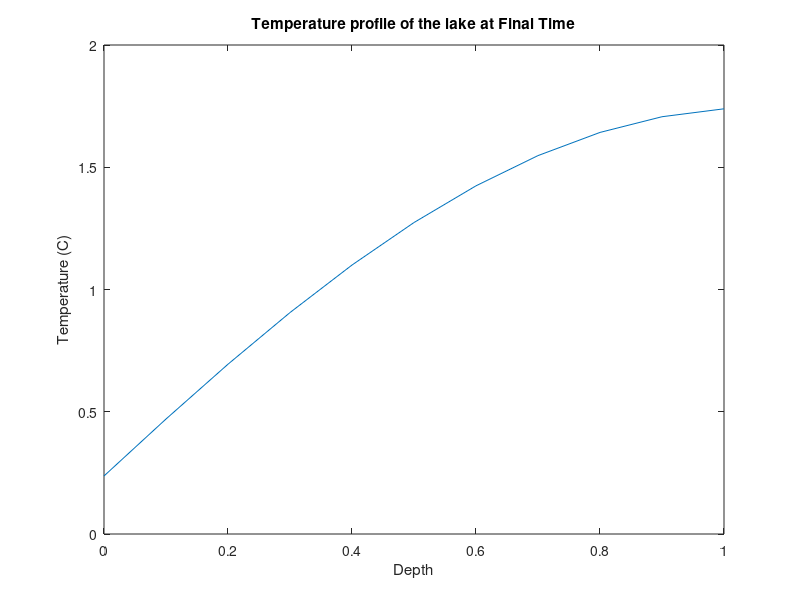
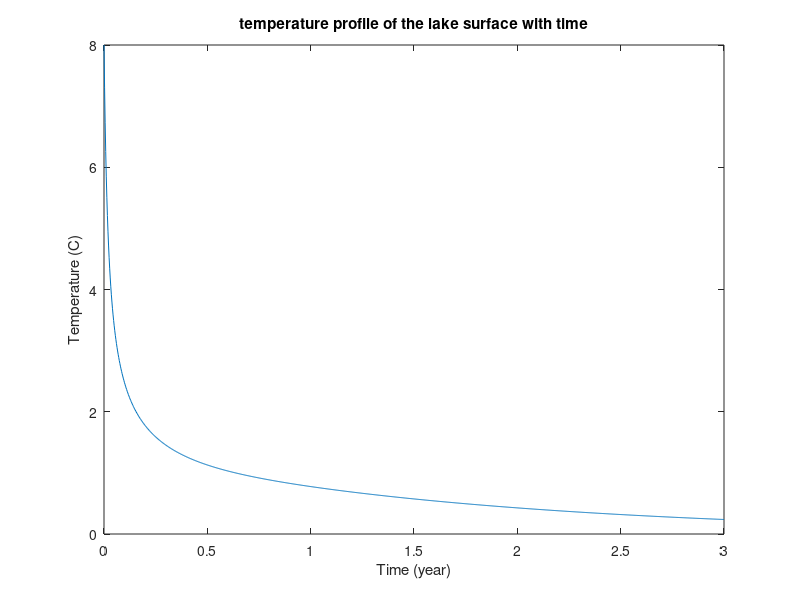
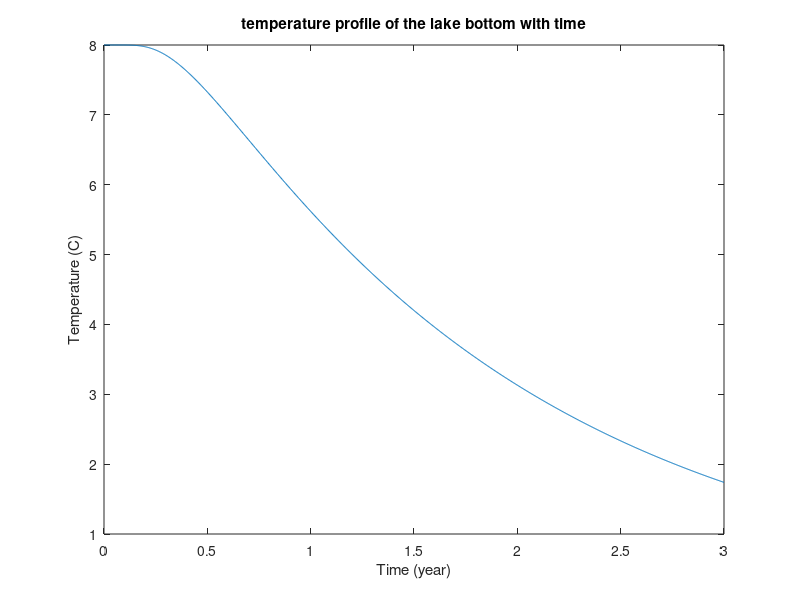

Write the MATLAB code that produced these figures, in order.
clear all
close all

dz = 0.1; %depth grid spacing (m)
zf = 1; % lake depth in meters
zs = 0:dz:zf; % vector of depths in the lake

dt = 86400; % time grid spacing = 1 day
tf = 3600*24*365*3; % 3 years
ts = 0:dt:tf;

D = 1e-8; %hard coded to something small enough that CD < 0.5

C_D = D*dt/(dz)^2;


% Forward Euler method

M = sparse(length(zs),length(zs));

% create matrix

for i = 1:length(zs)
    for j = 1:length(zs)
        if i==j
            M(i,j) = 1-2*C_D;
        elseif i-1==j
            M(i,j) = C_D;
        elseif i+1==j
            M(i,j) = C_D;
        end
    end
end


M(end,end-1)=C_D;
M(end,end) = 1-C_D;


% Pre-allocate

T_all = nan(length(zs), length(ts));

T = 8 .* ones(length(zs), 1); %initial T throughout lake is annual avg 8C

T_all(:,1) = T;

% Forward Euler Diffusion

for k = 1:length(ts)-1
    Tnew = M*T;
    
    T_all(:,k+1) = Tnew;
    T = Tnew;
end

% plot

figure(1);
plot(zs, T_all(:,length(ts))) % end
title('Temperature profile of the lake at Final Time')
xlabel('Depth')
ylabel('Temperature (C)')

figure(2)
plot(ts/86400/365, T_all(1, :))
title('temperature profile of the lake surface with time')
xlabel('Time (year)')
ylabel('Temperature (C)')

figure(3)
plot(ts/86400/365, T_all(end, :))
title('temperature profile of the lake bottom with time')
xlabel('Time (year)')
ylabel('Temperature (C)')
